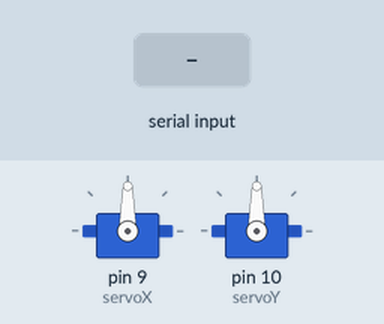
Bench run of a sketch on a simulated Arduino Uno, built with avr-gcc and run on an emulated ATmega328P. Parts: 2 × servo. The inputs (shaded band) are chosen by the test bench.

Above: at 1.2 s.
1.3 s: "90,45\n" received over Serial
At 1.6 s:
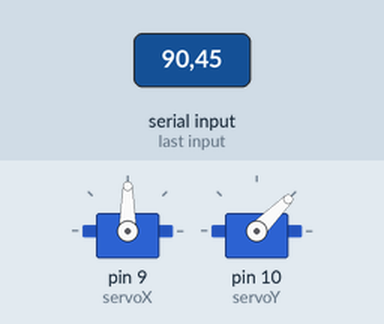
2.8 s: "30,150\n" received over Serial
At 4.0 s:
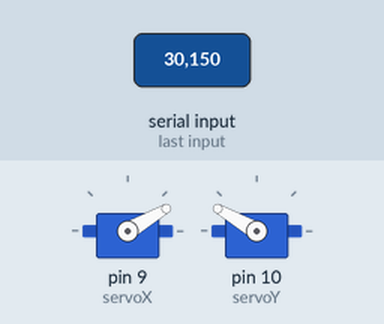
4.3 s: "5\n" received over Serial
At 5.0 s:
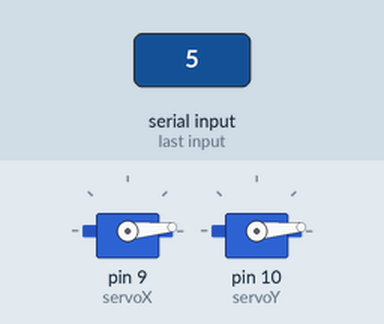
5.8 s: "1,90\n" received over Serial
At 6.2 s:
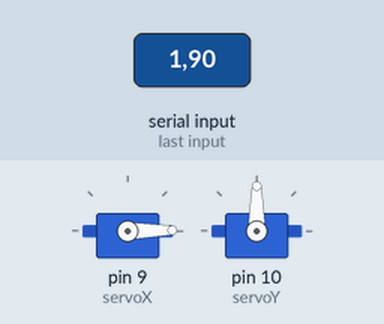
7.3 s: "90\n" received over Serial
At 8.5 s:
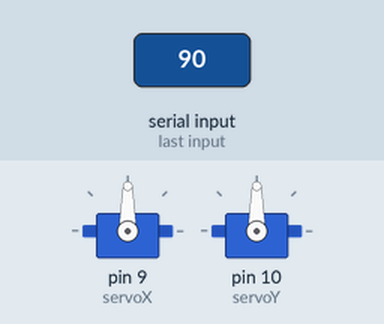
8.8 s: "1,90,45\n" received over Serial
At 9.8 s:
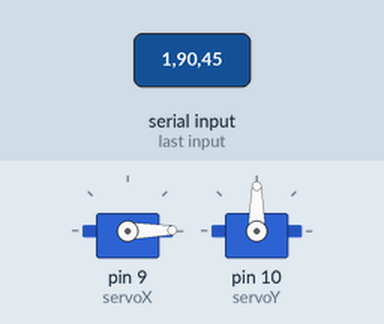
Timing chart, 0 to 11.3 s (numbered marks = the images above; inputs shaded):
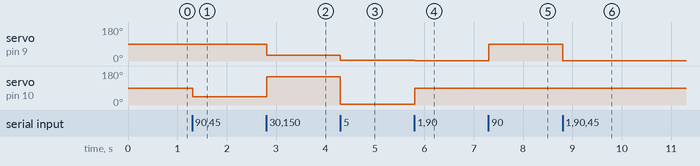

The sketch:

face_detection_servomotor_code.ino
```cpp
#include <Servo.h>

Servo servoX;  // Left-Right movement
Servo servoY;  // Up-Down movement
int posX = 90;  // Initial position at 90 degrees
int posY = 90;

void setup() {
  Serial.begin(9600);
  servoX.attach(9);  // X-axis servo motor pin
  servoY.attach(10); // Y-axis servo motor pin
  servoX.write(posX);
  servoY.write(posY);
}

void loop() {
  if (Serial.available()) {
    String data = Serial.readStringUntil('\n');
    int commaIndex = data.indexOf(',');
    int angleX = data.substring(0, commaIndex).toInt();
    int angleY = data.substring(commaIndex + 1).toInt();

    if (angleX >= 0 && angleX <= 180) {
      servoX.write(angleX);
      posX = angleX;
    }
    if (angleY >= 0 && angleY <= 180) {
      servoY.write(angleY);
      posY = angleY;
    }
  }
}
```

Measured:
- after the input at 1.3 s, servo on pin 10 (servoY): 90° → 45° at once
- after the input at 2.8 s, servo on pin 9 (servoX): 90° → 30° at once; servo on pin 10 (servoY): 45° → 150° at once
- after the input at 4.3 s, servo on pin 9 (servoX): 30° → 5° at once; servo on pin 10 (servoY): 150° → 5° at once
- after the input at 5.8 s, servo on pin 9 (servoX): 5° → 1° at once; servo on pin 10 (servoY): 5° → 90° at once
- after the input at 7.3 s, servo on pin 9 (servoX): 1° → 90° at once
- after the input at 8.8 s, servo on pin 9 (servoX): 90° → 1° at once
